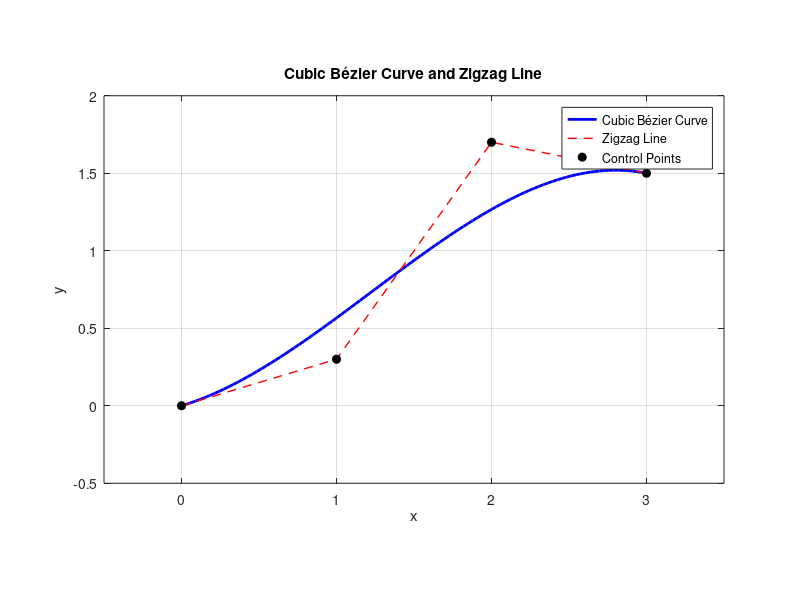

MATLAB code to generate this figure:
% Define the points
P0 = [0, 0];
P1 = [1, 0.3];
P2 = [2, 1.7];
P3 = [3, 1.5];

% Generate t values
t = linspace(0, 1, 100);

% Calculate the Bézier curve
Bx = (1-t).^3 * P0(1) + 3*(1-t).^2 .* t * P1(1) + 3*(1-t).*t.^2 * P2(1) + t.^3 * P3(1);
By = (1-t).^3 * P0(2) + 3*(1-t).^2 .* t * P1(2) + 3*(1-t).*t.^2 * P2(2) + t.^3 * P3(2);

% Plot the Bézier curve
figure;
plot(Bx, By, 'b-', 'LineWidth', 2);
hold on;

% Plot the zigzag line
zigzagX = [P0(1), P1(1), P2(1), P3(1)];
zigzagY = [P0(2), P1(2), P2(2), P3(2)];
plot(zigzagX, zigzagY, 'r--', 'LineWidth', 1);

% Add points
plot(zigzagX, zigzagY, 'ko', 'MarkerFaceColor', 'k');

% Labels and legend
title('Cubic Bézier Curve and Zigzag Line');
xlabel('x');
ylabel('y');
legend('Cubic Bézier Curve', 'Zigzag Line', 'Control Points');
grid on;

% Adjust the axis limits for better viewing
axis equal;
xlim([-0.5, 3.5]);
ylim([-0.5, 2]);

